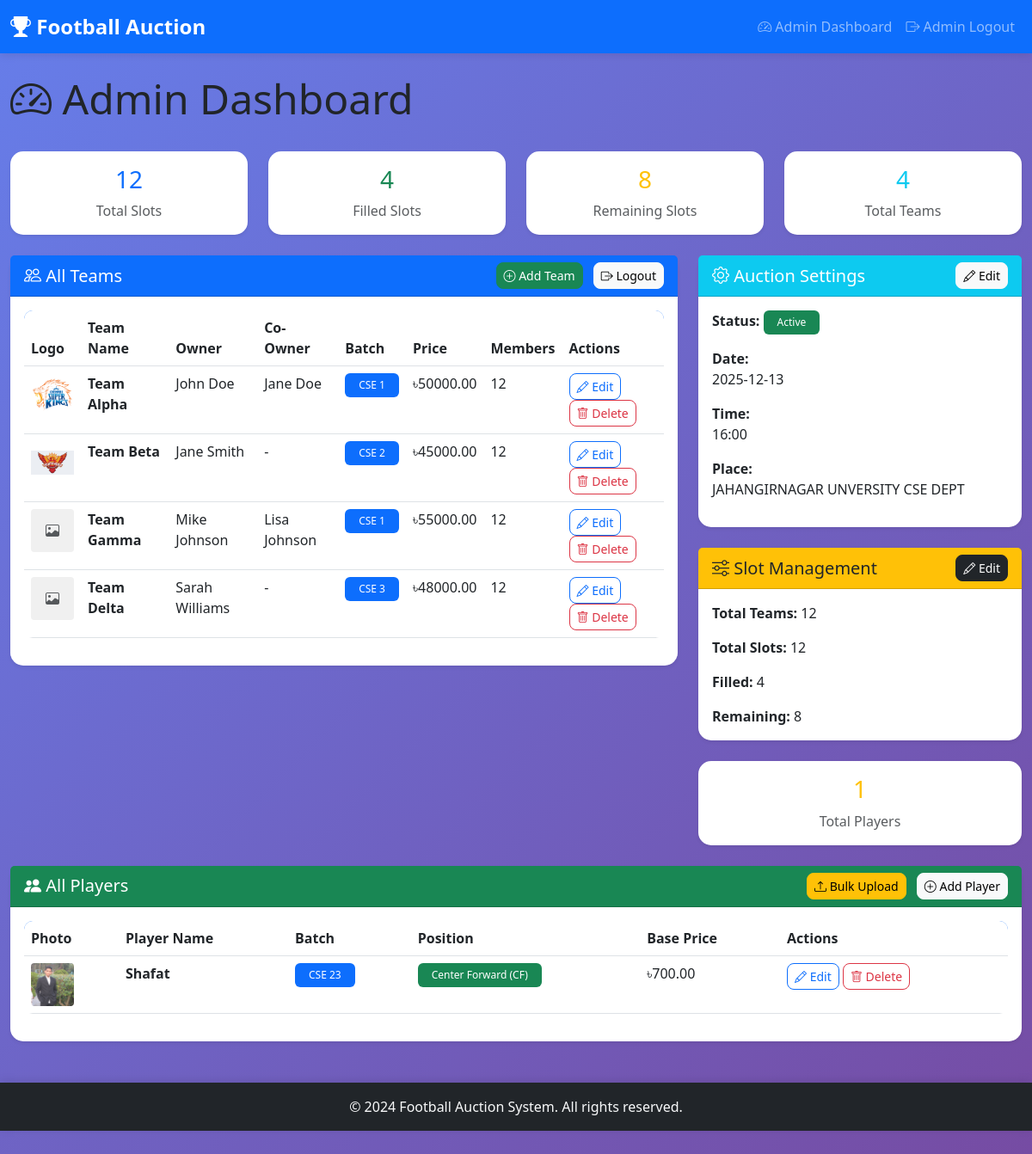
The app's page /admin/dashboard (signed in) with its own data.
### app.py (models this page shows)
class SlotManagement(db.Model):
    id = db.Column(db.Integer, primary_key=True)
    total_slots = db.Column(db.Integer, default=12, nullable=False)
    total_teams = db.Column(db.Integer, default=12, nullable=False)  # Maximum teams allowed
    filled_slots = db.Column(db.Integer, default=0, nullable=False)
    remaining_slots = db.Column(db.Integer, default=12, nullable=False)
    updated_at = db.Column(db.DateTime, default=datetime.utcnow, onupdate=datetime.utcnow)

class Team(db.Model):
    id = db.Column(db.Integer, primary_key=True)
    name = db.Column(db.String(100), nullable=False)
    owner = db.Column(db.String(100), nullable=False)
    coowner_name = db.Column(db.String(100), nullable=True)
    batch = db.Column(db.String(50), nullable=False)
    price = db.Column(db.Float, default=0.0, nullable=False)
    number_of_members = db.Column(db.Integer, default=12, nullable=False)
    logo_filename = db.Column(db.String(255), nullable=True)
    created_at = db.Column(db.DateTime, default=datetime.utcnow)

class AuctionSetting(db.Model):
    id = db.Column(db.Integer, primary_key=True)
    auction_start_time = db.Column(db.DateTime, nullable=False)
    auction_date = db.Column(db.String(100), nullable=True)  # e.g., "Saturday, December 14, 2025"
    auction_place = db.Column(db.String(200), nullable=True)  # Auction venue/location
    is_active = db.Column(db.Boolean, default=True)

class Player(db.Model):
    id = db.Column(db.Integer, primary_key=True)
    name = db.Column(db.String(100), nullable=False)
    batch = db.Column(db.String(50), nullable=False)
    position = db.Column(db.String(50), nullable=False)
    base_price = db.Column(db.Float, default=0.0, nullable=False)
    photo_filename = db.Column(db.String(255), nullable=True)
    created_at = db.Column(db.DateTime, default=datetime.utcnow)

### app.py (the view)
@app.route('/admin/dashboard')
@admin_required
def admin_dashboard():
    teams = Team.query.all()
    players = Player.query.all()
    auction_setting = AuctionSetting.query.first()
    slot_info = SlotManagement.query.first()
    if not slot_info:
        slot_info = SlotManagement(total_slots=12, total_teams=12, filled_slots=len(teams), remaining_slots=12-len(teams))
        db.session.add(slot_info)
        db.session.commit()
    else:
        slot_info.filled_slots = len(teams)
        slot_info.remaining_slots = slot_info.total_slots - len(teams)
        db.session.commit()
    return render_template('admin_dashboard.html', teams=teams, players=players, auction_setting=auction_setting, slot_info=slot_info)

### app.py (called while the page is built)
def admin_required(f):
    @wraps(f)
    def decorated_function(*args, **kwargs):
        if 'admin_logged_in' not in session:
            flash('Please login as admin first', 'error')
            return redirect(url_for('admin_login'))
        return f(*args, **kwargs)
    return decorated_function

### templates/admin_dashboard.html (shortened to what this page needs)
{% extends "base.html" %}
{% block content %}
<div class="row mb-4">
    <div class="col-12">
        <h2 class="display-5">
            <i class="bi bi-speedometer2"></i> Admin Dashboard
        </h2>
    </div>
</div>
<div class="row mb-4">
    <div class="col-md-3">
        <div class="card shadow-sm h-100">
            <div class="card-body text-center">
                <h3 class="text-primary">{{ slot_info.total_slots }}</h3>
                <p class="text-muted mb-0">Total Slots</p>
            </div>
        </div>
    </div>
    <div class="col-md-3">
        <div class="card shadow-sm h-100">
            <div class="card-body text-center">
                <h3 class="text-success">{{ slot_info.filled_slots }}</h3>
                <p class="text-muted mb-0">Filled Slots</p>
            </div>
        </div>
    </div>
    <div class="col-md-3">
        <div class="card shadow-sm h-100">
            <div class="card-body text-center">
                <h3 class="text-warning">{{ slot_info.remaining_slots }}</h3>
                <p class="text-muted mb-0">Remaining Slots</p>
            </div>
        </div>
    </div>
    <div class="col-md-3">
        <div class="card shadow-sm h-100">
            <div class="card-body text-center">
                <h3 class="text-info">{{ teams|length }}</h3>
                <p class="text-muted mb-0">Total Teams</p>
            </div>
        </div>
    </div>
</div>
<div class="row">
    <div class="col-md-8">
        <div class="card shadow-sm mb-4">
            <div class="card-header bg-primary text-white d-flex justify-content-between align-items-center">
                <h5 class="mb-0"><i class="bi bi-people"></i> All Teams</h5>
                <div>
                    <a href="{{ url_for('add_team') }}" class="btn btn-sm btn-success me-2">
                        <i class="bi bi-plus-circle"></i> Add Team
                    </a>
                    <a href="{{ url_for('admin_logout') }}" class="btn btn-sm btn-light">
                        <i class="bi bi-box-arrow-right"></i> Logout
                    </a>
                </div>
            </div>
            <div class="card-body">
                <div class="table-responsive">
                    <table class="table table-hover">
                        <thead>
                            <tr>
                                <th>Logo</th>
                                <th>Team Name</th>
                                <th>Owner</th>
                                <th>Co-Owner</th>
                                <th>Batch</th>
                                <th>Price</th>
                                <th>Members</th>
                                <th>Actions</th>
                            </tr>
                        </thead>
                        <tbody>
                            {% for team in teams %}
                            <tr>
                                <td>
                                    {% if team.logo_filename %}
                                    <img src="{{ url_for('static', filename='uploads/team_logos/' + team.logo_filename) }}"
                                         alt="{{ team.name }} Logo" style="width: 50px; height: 50px; object-fit: contain;">
                                    {% else %}
                                    <div style="width: 50px; height: 50px; background: #f0f0f0; border-radius: 4px; display: flex; align-items: center; justify-content: center;">
                                        <i class="bi bi-image text-muted"></i>
                                    </div>
                                    {% endif %}
                                </td>
                                <td><strong>{{ team.name }}</strong></td>
                                <td>{{ team.owner }}</td>
                                <td>{{ team.coowner_name or '-' }}</td>
                                <td><span class="badge bg-primary">{{ team.batch }}</span></td>
                                <td>৳{{ "%.2f"|format(team.price) }}</td>
                                <td>{{ team.number_of_members or 12 }}</td>
                                <td>
                                    <a href="{{ url_for('edit_team', team_id=team.id) }}" class="btn btn-sm btn-outline-primary">
                                        <i class="bi bi-pencil"></i> Edit
                                    </a>
                                    <button class="btn btn-sm btn-outline-danger" onclick="confirmDelete({{ team.id }}, '{{ team.name }}')">
                                        <i class="bi bi-trash"></i> Delete
                                    </button>
                                </td>
                            </tr>
                            {% endfor %}
                        </tbody>
                    </table>
                </div>
            </div>
        </div>
    </div>
    <div class="col-md-4">
        <div class="card shadow-sm mb-4">
            <div class="card-header bg-info text-white d-flex justify-content-between align-items-center">
                <h5 class="mb-0"><i class="bi bi-gear"></i> Auction Settings</h5>
                <a href="{{ url_for('admin_settings') }}" class="btn btn-sm btn-light">
                    <i class="bi bi-pencil"></i> Edit
                </a>
            </div>
            <div class="card-body">
                <p><strong>Status:</strong>
                    <span class="badge bg-success">Active</span>
                </p>
                <p><strong>Date:</strong><br>
                    {{ auction_setting.auction_date if auction_setting and auction_setting.auction_date else 'Not set' }}
                </p>
                <p><strong>Time:</strong><br>
                    {{ auction_setting.auction_start_time.strftime('%H:%M') if auction_setting else 'Not set' }}
                </p>
                <p><strong>Place:</strong><br>
                    {{ auction_setting.auction_place if auction_setting and auction_setting.auction_place else 'Not set' }}
                </p>
            </div>
        </div>
        <div class="card shadow-sm mb-4">
            <div class="card-header bg-warning text-dark d-flex justify-content-between align-items-center">
                <h5 class="mb-0"><i class="bi bi-sliders"></i> Slot Management</h5>
                <a href="{{ url_for('admin_settings') }}" class="btn btn-sm btn-dark">
                    <i class="bi bi-pencil"></i> Edit
                </a>
            </div>
            <div class="card-body">
                <p><strong>Total Teams:</strong> {{ slot_info.total_teams }}</p>
                <p><strong>Total Slots:</strong> {{ slot_info.total_slots }}</p>
                <p><strong>Filled:</strong> {{ slot_info.filled_slots }}</p>
                <p class="mb-0"><strong>Remaining:</strong> {{ slot_info.remaining_slots }}</p>
            </div>
        </div>
        <div class="card shadow-sm">
            <div class="card-body text-center">
                <h3 class="text-warning">{{ players|length }}</h3>
                <p class="text-muted mb-0">Total Players</p>
            </div>
        </div>
    </div>
</div>
<div class="row mt-4">
    <div class="col-12">
        <div class="card shadow-sm">
            <div class="card-header bg-success text-white d-flex justify-content-between align-items-center">
                <h5 class="mb-0"><i class="bi bi-people-fill"></i> All Players</h5>
                <div>
                    <a href="{{ url_for('bulk_upload_players') }}" class="btn btn-sm btn-warning me-2">
                        <i class="bi bi-upload"></i> Bulk Upload
                    </a>
                    <a href="{{ url_for('add_player') }}" class="btn btn-sm btn-light">
                        <i class="bi bi-plus-circle"></i> Add Player
                    </a>
                </div>
            </div>
            <div class="card-body">
                <div class="table-responsive">
                    <table class="table table-hover">
                        <thead>
                            <tr>
                                <th>Photo</th>
                                <th>Player Name</th>
                                <th>Batch</th>
                                <th>Position</th>
                                <th>Base Price</th>
                                <th>Actions</th>
                            </tr>
                        </thead>
                        <tbody>
                            {% for player in players %}
                            <tr>
                                <td>
                                    {% if player.photo_filename %}
                                    <img src="{{ url_for('static', filename='uploads/player_photos/' + player.photo_filename) }}"
                                         alt="{{ player.name }} Photo" style="width: 50px; height: 50px; object-fit: cover; border-radius: 4px;">
                                    {% else %}
                                    <div style="width: 50px; height: 50px; background: #f0f0f0; border-radius: 4px; display: flex; align-items: center; justify-content: center;">
                                        <i class="bi bi-person text-muted"></i>
                                    </div>
                                    {% endif %}
                                </td>
                                <td><strong>{{ player.name }}</strong></td>
                                <td><span class="badge bg-primary">{{ player.batch }}</span></td>
                                <td><span class="badge bg-success">{{ player.position }}</span></td>
                                <td>৳{{ "%.2f"|format(player.base_price) }}</td>
                                <td>
                                    <a href="{{ url_for('edit_player', player_id=player.id) }}" class="btn btn-sm btn-outline-primary">
                                        <i class="bi bi-pencil"></i> Edit
                                    </a>
                                    <button class="btn btn-sm btn-outline-danger" onclick="confirmDeletePlayer({{ player.id }}, '{{ player.name }}')">
                                        <i class="bi bi-trash"></i> Delete
                                    </button>
                                </td>
                            </tr>
                            {% endfor %}
                        </tbody>
                    </table>
                </div>
            </div>
        </div>
    </div>
</div>
{% endblock %}

### templates/base.html (shortened to what this page needs)
<!DOCTYPE html>
<html lang="en">
<head>
    <link href="https://cdn.jsdelivr.net/npm/bootstrap@5.3.0/dist/css/bootstrap.min.css" rel="stylesheet">
    <link rel="stylesheet" href="https://cdn.jsdelivr.net/npm/bootstrap-icons@1.11.0/font/bootstrap-icons.css">
    <link rel="stylesheet" href="{{ url_for('static', filename='css/style.css') }}">
</head>
<body>
    <nav class="navbar navbar-expand-lg navbar-dark bg-primary">
        <div class="container">
            <a class="navbar-brand" href="{{ url_for('home') }}">
                <i class="bi bi-trophy-fill"></i> Football Auction
            </a>
            <div class="collapse navbar-collapse" id="navbarNav">
                <ul class="navbar-nav ms-auto">
                    {% if session.get('admin_logged_in') %}
                    <li class="nav-item">
                        <a class="nav-link" href="{{ url_for('admin_dashboard') }}">
                            <i class="bi bi-speedometer2"></i> Admin Dashboard
                        </a>
                    </li>
                    <li class="nav-item">
                        <a class="nav-link" href="{{ url_for('admin_logout') }}">
                            <i class="bi bi-box-arrow-right"></i> Admin Logout
                        </a>
                    </li>
                    {% endif %}
                </ul>
            </div>
        </div>
    </nav>
    <div class="container mt-4">
        {% block content %}{% endblock %}
    </div>
    <footer class="bg-dark text-light text-center py-3 mt-5">
        <div class="container">
            <p class="mb-0">&copy; 2024 Football Auction System. All rights reserved.</p>
        </div>
    </footer>
</body>
</html>

### static/css/style.css (style rules this page uses)
:root { --primary-color: #0d6efd; --secondary-color: #6c757d; --success-color: #198754; --danger-color: #dc3545; --warning-color: #ffc107; --info-color: #0dcaf0; --dark-color: #212529; --light-color: #f8f9fa; }
body { font-family: 'Segoe UI', Tahoma, Geneva, Verdana, sans-serif; background: linear-gradient(135deg, #667eea 0%, #764ba2 100%); min-height: 100vh; padding-bottom: 60px; }
.navbar { box-shadow: 0 2px 10px rgba(0,0,0,0.1); }
.navbar-brand { font-weight: bold; font-size: 1.5rem; }
.card { border: none; border-radius: 15px; }
.btn { border-radius: 8px; font-weight: 500; transition: all 0.3s ease; }
.table { border-radius: 10px; overflow: hidden; }
.table thead { background: var(--primary-color); color: white; }
.table tbody tr { transition: all 0.2s ease; }
.badge { padding: 0.5rem 1rem; font-weight: 500; }
footer { margin-top: auto; box-shadow: 0 -2px 10px rgba(0,0,0,0.1); }
.card { animation: fadeIn 0.5s ease; }
html { scroll-behavior: smooth; }
.container { max-width: 1200px; }

### records on screen
SlotManagement: total_slots "12", filled_slots "4", remaining_slots "8", total_teams "12"
Team: logo_filename (picture), name "Team Alpha", owner "John Doe", coowner_name "Jane Doe", batch "CSE 1", price "50000.00", number_of_members "12"
Team: logo_filename (picture), name "Team Beta", owner "Jane Smith", coowner_name "-", batch "CSE 2", price "45000.00", number_of_members "12"
Team: name "Team Gamma", owner "Mike Johnson", coowner_name "Lisa Johnson", batch "CSE 1", price "55000.00", number_of_members "12"
Team: name "Team Delta", owner "Sarah Williams", coowner_name "-", batch "CSE 3", price "48000.00", number_of_members "12"
AuctionSetting: auction_date "2025-12-13", auction_start_time "16:00", auction_place "JAHANGIRNAGAR UNVERSITY CSE DEPT"
Player: photo_filename (picture), name "Shafat", batch "CSE 23", position "Center Forward (CF)", base_price "700.00"

### other values on screen
{{ teams|length }} "4"
{{ players|length }} "1"
